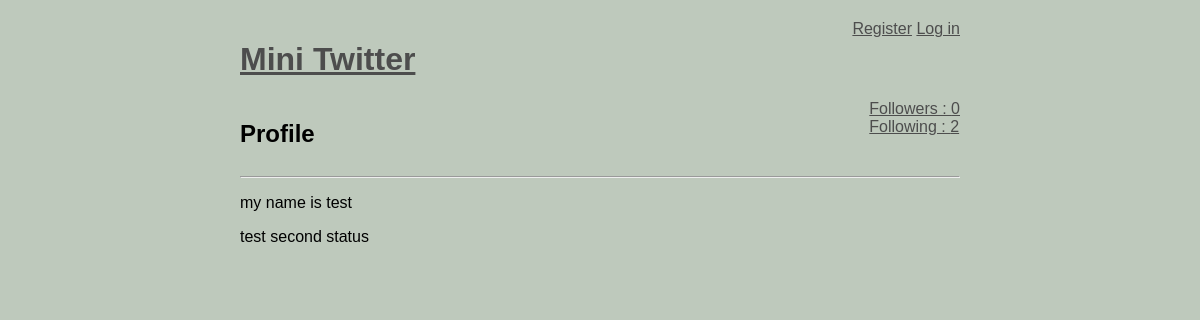
The app's page /user/test, older data.
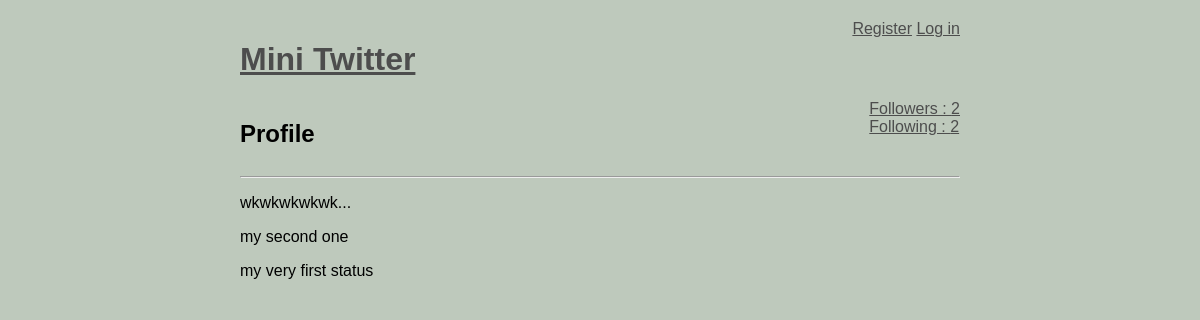
The same page, newer data.
### models.py (models this page shows, shortened)
class BaseModel(Model):
    class Meta:
        database = database

class Message(BaseModel):
    user          = ForeignKeyField(User, backref = 'messages')
    content       = TextField()
    published_at  = DateTimeField(default=datetime.datetime.now())

### routes.py (the view)
@app.route('/user/<username>')
def user_profile(username):
    user = getUserOrAbort(username)
    messages = user.messages.order_by(Message.published_at.desc())
    return render_template('profile.html', messages=messages, user=user)

### models.py (called while the page is built)
    def following(self):
        return(User.select()
                   .join(Relationship, on=Relationship.to_user)
                   .where(Relationship.from_user == self)
                   .order_by(User.username))

    def follower(self):
        return(User.select()
                   .join(Relationship, on=Relationship.from_user)
                   .where(Relationship.to_user == self)
                   .order_by(User.username))

### routes.py (called while the page is built)
@app.before_request
def before_request():
    database.connect()

@app.after_request
def after_request(response):
    database.close()
    return response

def get_current_user():
    if session.get('logged_in'):
        return User.get(User.id == session['user_id'])

def getUserOrAbort(username):
    try:
        return User.get(User.username == username)
    except User.DoesNotExist:
        abort(404)

@app.context_processor
def _inject_user():
    return{'active_user': get_current_user()}

### templates/profile.html (shortened to what this page needs)
{% extends "layout.html" %}
{% block body %}
    <div id="flexy">
        <div class="">
            <h2>Profile {{ username }}</h2>
        </div>
        <div class="">
            <a href="{{url_for('show_follower', username=user.username)}}">Followers : {{ user.follower() | length }} </a> <br>
            <a href="{{url_for('show_following', username=user.username)}}">Following : {{ user.following() | length }}</a>
        </div>
    </div>
    <hr>
    {% for message in messages %}
        <p> {{ message.content }}</p>
    {% endfor %}
{% endblock %}

Row changes from the older to the newer data that the page shows:
no longer on this page (row edited): Message: content "my name is test"
no longer on this page (row edited): Message: content "test second status"
added Message: content "wkwkwkwkwk..."
now on this page (row edited): Message: content "my second one"
now on this page (row edited): Message: content "my very first status"
Text that changed along with them:
{{ user.follower() | length }}: "0" → "2"
